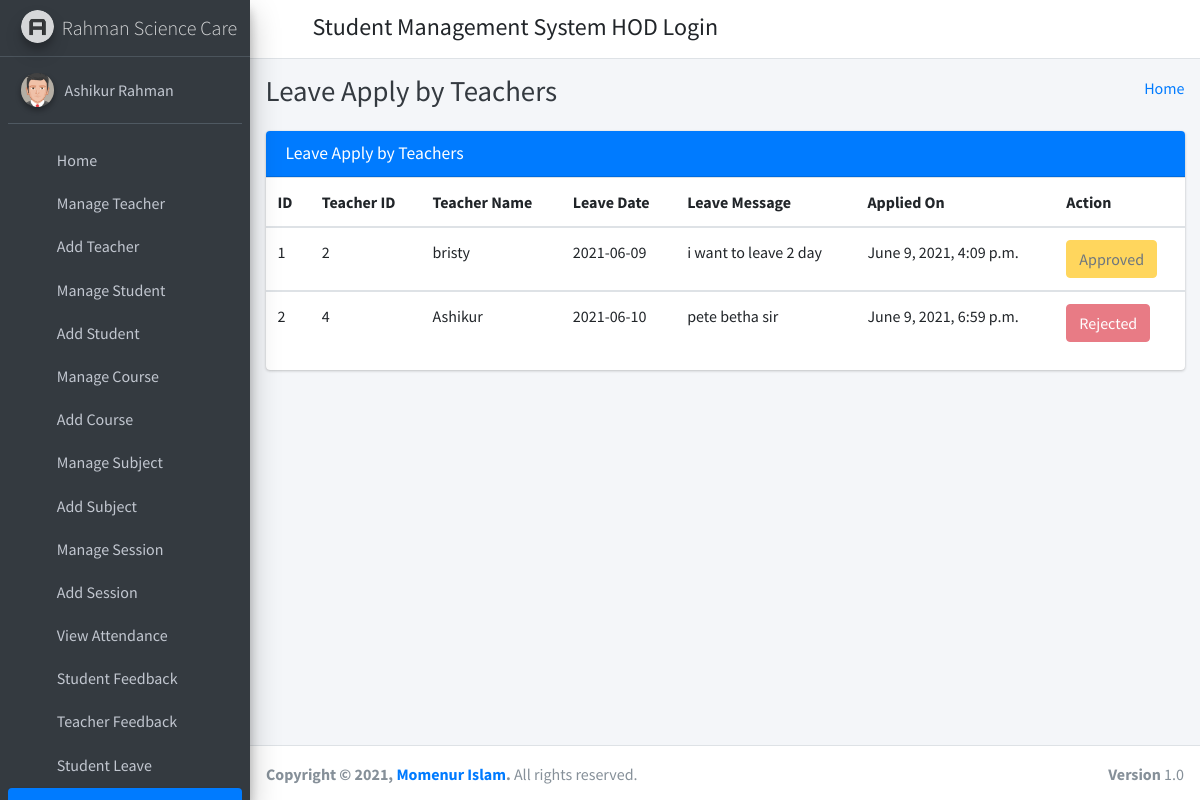
/staff_leave_view/ (signed in), run on the app's committed database.
### student_management_app/models.py (models this page shows)
class CustomUser(AbstractUser):
    user_type_data = ((1, "HOD"), (2, "Staff"), (3, "Student"))
    user_type = models.CharField(default=1, choices=user_type_data, max_length=10)

class LeaveReportStaff(models.Model):
    id = models.AutoField(primary_key=True)
    staff_id = models.ForeignKey(Staffs, on_delete=models.CASCADE)
    leave_date = models.CharField(max_length=255)
    leave_message = models.TextField()
    leave_status = models.IntegerField(default=0)
    created_at = models.DateTimeField(auto_now_add=True)
    updated_at = models.DateTimeField(auto_now=True)
    objects = models.Manager()

class Staffs(models.Model):
    id = models.AutoField(primary_key=True)
    admin = models.OneToOneField(CustomUser, on_delete = models.CASCADE)
    address = models.TextField()
    created_at = models.DateTimeField(auto_now_add=True)
    updated_at = models.DateTimeField(auto_now=True)
    objects = models.Manager()

### student_management_app/HodViews.py (the view)
# urls.py: path('staff_leave_view/', HodViews.staff_leave_view, name="staff_leave_view"),
def staff_leave_view(request):
    leaves = LeaveReportStaff.objects.all()
    context = {
        "leaves": leaves
    }
    return render(request, 'hod_template/staff_leave_view.html', context)

### student_management_app/LoginCheckMiddleWare.py (called while the page is built, shortened)
    def process_view(self, request, view_func, view_args, view_kwargs):
        modulename = view_func.__module__
        user = request.user
        if user.is_authenticated:
            if user.user_type == "1":
                if modulename == "student_management_app.HodViews":
                    pass
                elif modulename == "student_management_app.views" or modulename == "django.views.static":
                    pass
                else:
                    return redirect("admin_home")
            else:
                return redirect("login")
        else:
            if request.path == reverse("login") or request.path == reverse("doLogin"):
                pass
            else:
                return redirect("login")

### student_management_app/templates/hod_template/staff_leave_view.html (shortened to what this page needs)
{% extends 'hod_template/base_template.html' %}
{% block page_title %}
    Leave Apply by Teachers
{% endblock page_title %}
{% block main_content %}
{% load static %}
<section class="content">
        <div class="container-fluid">
            <div class="row">
                <div class="col-md-12">
                    <div class="card card-primary">
                        <div class="card-header">
                            <h3 class="card-title">Leave Apply by Teachers</h3>
                        </div>
                        <div class="table-responsive">
                            <table class="table">
                                <thead>
                                <tr>
                                    <th>ID</th>
                                    <th>Teacher ID</th>
                                    <th>Teacher Name</th>
                                    <th>Leave Date</th>
                                    <th>Leave Message</th>
                                    <th>Applied On</th>
                                    <th>Action</th>
                                </tr>
                                </thead>
                                {% for leave in leaves %}
                                <tbody>
                                <tr>
                                    <td>{{ leave.id }}</td>
                                    <td>{{ leave.staff_id.admin.id }}</td>
                                    <td>{{ leave.staff_id.admin.first_name }} {{ feedback.staff_id.admin.last_name }}</td>
                                    <td>{{ leave.leave_date }}</td>
                                    <td>{{ leave.leave_message }}</td>
                                    <td>{{ leave.created_at }}</td>
                                    <td>
                                        {% if leave.leave_status == 0 %}
                                            <a href="{% url 'staff_leave_approve' leave_id=leave.id %}" class="btn btn-success">Approve</a>
                                            <a href="{% url 'staff_leave_reject' leave_id=leave.id %}" class="btn btn-danger">Reject</a>
                                        {% elif leave.leave_status == 1 %}
                                            <button class="btn btn-warning" disabled="disabled">Approved</button>
                                        {% else %}
                                            <button class="btn btn-danger" disabled="disabled">Rejected</button>
                                        {% endif %}
                                    </td>
                                </tr>
                                </tbody>
                                {% endfor %}
                            </table>
                        </div>
                    </div>
                </div>
            </div>
        </div>
      </section>
  {% endblock main_content %}

### student_management_app/templates/hod_template/sidebar_template.html (shortened to what this page needs)
{% load static %}
<aside class="main-sidebar sidebar-dark-primary elevation-4">
      <a href="{% url 'admin_home' %}" class="brand-link">
        <img src="{% static 'dist/img/AdminLTELogo.png' %}" alt="AdminLTE Logo" class="brand-image img-circle elevation-3"
            style="opacity: .8">
        <span class="brand-text font-weight-light">Rahman Science Care</span>
      </a>
      <div class="sidebar">
        <div class="user-panel mt-3 pb-3 mb-3 d-flex">
          <div class="image">
            <img src="{% static 'dist/img/user2-160x160.jpg' %}" class="img-circle elevation-2" alt="User Image">
          </div>
          <div class="info">
            <a href="{% url 'admin_profile' %}" class="d-block">{{ user.first_name }} {{ user.last_name }}</a>
          </div>
        </div>
        <nav class="mt-2">
          <ul class="nav nav-pills nav-sidebar flex-column" data-widget="treeview" role="menu" data-accordion="false">
            <li class="nav-item">
              {% url 'admin_home' as admin_home %}
              <a href="{{ admin_home }}" class="nav-link {% if request.path == admin_home %} active {% endif %}">
                <i class="nav-icon fas fa-tachometer-alt"></i>
                <p>
                  Home
                </p>
              </a>
            </li>
            <li class="nav-item">
              {% url 'manage_staff' as manage_staff %}
              {% url 'edit_staff' staff_id=id as edit_staff %}
              <a href="{{ manage_staff }}" class="nav-link {% if request.path == manage_staff %} active {% endif %} {% if request.path == edit_staff %} active {% endif %}">
                <i class="nav-icon fas fa-chalkboard-teacher"></i>
                <p>
                  Manage Teacher
                </p>
              </a>
            </li>
            <li class="nav-item">
              {% url 'add_staff' as add_staff %}
              <a href="{{ add_staff }}" class="nav-link {% if request.path == add_staff %} active {% endif %}">
                <i class="nav-icon fas fa-th"></i>
                <p>
                  Add Teacher
                </p>
              </a>
            </li>
            <li class="nav-item">
              {% url 'manage_student' as manage_student %}
              {% url 'edit_student' student_id=id as edit_student %}
              <a href="{{ manage_student }}" class="nav-link {% if request.path == manage_student %} active {% endif %} {% if request.path == edit_student %} active {% endif %}">
                <i class="nav-icon fas fa-user-graduate"></i>
                <p>
                  Manage Student
                </p>
              </a>
            </li>
            <li class="nav-item">
              {% url 'add_student' as add_student %}
              <a href="{{ add_student }}" class="nav-link {% if request.path == add_student %} active {% endif %}">
                <i class="nav-icon fas fa-th"></i>
                <p>
                  Add Student
                </p>
              </a>
            </li>
            <li class="nav-item">
              {% url 'manage_course' as manage_course %}
              {% url 'edit_course' course_id=id as edit_course %}
              <a href="{{ manage_course }}" class="nav-link {% if request.path == manage_course %} active {% endif %} {% if request.path == edit_course %} active {% endif %}">
                <i class="nav-icon fas fa-chalkboard"></i>
                <p>
                  Manage Course
                </p>
              </a>
            </li>
            <li class="nav-item">
            {% url 'add_course' as add_course %}
              <a href="{{ add_course }}" class="nav-link {% if request.path == add_course %} active {% endif %}">
                <i class="nav-icon fas fa-th"></i>
                <p>
                  Add Course
                </p>
              </a>
            </li>
            <li class="nav-item">
              {% url 'manage_subject' as manage_subject %}
              {% url 'edit_subject' subject_id=id as edit_subject %}
              <a href="{{ manage_subject }}" class="nav-link {% if request.path == manage_subject %} active {% endif %} {% if request.path == edit_subject %} active {% endif %}">
                <i class="nav-icon fas fa-book"></i>
                <p>
                  Manage Subject
                </p>
              </a>
            </li>
            <li class="nav-item">
              {% url 'add_subject' as add_subject %}
              <a href="{{ add_subject }}" class="nav-link {% if request.path == add_subject %} active {% endif %}">
                <i class="nav-icon fas fa-th"></i>
                <p>
                  Add Subject
                </p>
              </a>
            </li>
            <li class="nav-item">
              {% url 'manage_session' as manage_session %}
              {% url 'edit_session' session_id=id as edit_session %}
              <a href="{{ manage_session }}" class="nav-link {% if request.path == manage_session %} active {% endif %} {% if request.path == edit_session %} active {% endif %}">
                <i class="nav-icon fas fa-graduation-cap"></i>
                <p>
                  Manage Session
                </p>
              </a>
            </li>
            <li class="nav-item">
              {% url 'add_session' as add_session %}
              <a href="{{ add_session }}" class="nav-link {% if request.path == add_session %} active {% endif %}">
                <i class="nav-icon fas fa-th"></i>
                <p>
                  Add Session
                </p>
              </a>
            </li>
            <li class="nav-item">
              {% url 'admin_view_attendance' as admin_view_attendance %}
              <a href="{{ admin_view_attendance }}" class="nav-link {% if request.path == admin_view_attendance %} active {% endif %}">
                <i class="nav-icon fas fa-calendar-alt"></i>
                <p>
                  View Attendance
                </p>
              </a>
            </li>
            <li class="nav-item">
              {% url 'student_feedback_message' as student_feedback_message %}
              <a href="{{ student_feedback_message }}" class="nav-link {% if request.path == student_feedback_message %} active {% endif %}">
                <i class="nav-icon fas fa-th"></i>
                <p>
                  Student Feedback
                </p>
              </a>
            </li>
            <li class="nav-item">
              {% url 'staff_feedback_message' as staff_feedback_message %}
              <a href="{{ staff_feedback_message }}" class="nav-link {% if request.path == staff_feedback_message %} active {% endif %}">
                <i class="nav-icon fas fa-th"></i>
                <p>
                  Teacher Feedback
                </p>
              </a>
            </li>
            <li class="nav-item">
              {% url 'student_leave_view' as student_leave_view %}
              <a href="{{ student_leave_view }}" class="nav-link {% if request.path == student_leave_view %} active {% endif %}">
                <i class="nav-icon fas fa-th"></i>
                <p>
                  Student Leave
                </p>
              </a>
            </li>
            <li class="nav-item">
              {% url 'staff_leave_view' as staff_leave_view %}
              <a href="{{ staff_leave_view }}" class="nav-link {% if request.path == staff_leave_view %} active {% endif %}">
                <p>
                </p>
              </a>
            </li>
          </ul>
        </nav>
      </div>
    </aside>

### data on the page
CustomUser: first_name "Ashikur Rahman"
LeaveReportStaff: id "1", staff_id.admin.id "2", staff_id.admin.first_name "bristy", leave_date "2021-06-09", leave_message "i want to leave 2 day", created_at "June 9, 2021, 4:09 p.m.", leave_status "Approved"
LeaveReportStaff: id "2", staff_id.admin.id "4", staff_id.admin.first_name "Ashikur", leave_date "2021-06-10", leave_message "pete betha sir", created_at "June 9, 2021, 6:59 p.m.", leave_status "Rejected"
